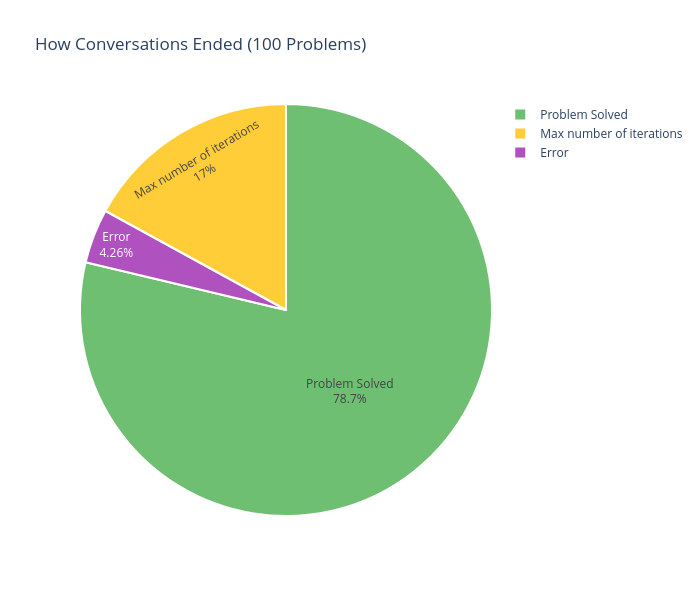

Notebook code for this chart:
### Markdown cell above
# Graph 1: Conversation End Reasons (Pie Chart)

### Code cell
import json
from collections import Counter

# Extract stop reasons from all interaction files
stop_reasons = []
stop_explanations = Counter()

for interaction_file in interaction_files:
    with open(interaction_file, 'r') as f:
        interactions = json.load(f)
    
    # Find the stop entry (should be last or near end)
    for entry in interactions:
        if isinstance(entry, dict) and "stop" in entry:
            stop_info = entry["stop"]
            
            # Determine the reason
            if "error" in stop_info:
                reason = "Error"
            elif "problem_finished" in stop_info:
                if stop_info["problem_finished"]:
                    reason = "Problem Solved"
                else:
                    explanation = stop_info.get("explanation", "Unknown")
                    reason = explanation
            else:
                reason = "Unknown"
            
            stop_reasons.append(reason)
            stop_explanations[reason] += 1

# Aggregate similar reasons
reason_counts = Counter(stop_reasons)
print("Stop Reasons Distribution:")
for reason, count in reason_counts.most_common():
    pct = (count / len(stop_reasons)) * 100
    print(f"  {reason}: {count} ({pct:.1f}%)")

# Create pie chart
colors = {
    "Problem Solved": "rgba(76, 175, 80, 0.8)",           # Green
    "Max number of iterations": "rgba(255, 193, 7, 0.8)", # Amber
    "Leakage detected": "rgba(244, 67, 54, 0.8)",         # Red
    "Student changed problem": "rgba(233, 30, 99, 0.8)",  # Pink
    "Error": "rgba(156, 39, 176, 0.8)",                   # Purple
}

fig = go.Figure(data=[
    go.Pie(
        labels=list(reason_counts.keys()),
        values=list(reason_counts.values()),
        marker=dict(
            colors=[colors.get(reason, 'rgba(158, 158, 158, 0.8)') for reason in reason_counts.keys()],
            line=dict(color='white', width=2)
        ),
        textposition='inside',
        textinfo='label+percent',
        hovertemplate='<b>%{label}</b><br>Count: %{value}<br>Percentage: %{percent}<extra></extra>'
    )
])

fig.update_layout(
    title="How Conversations Ended (100 Problems)",
    height=600,
    width=700,
    font=dict(size=12),
    showlegend=True
)

fig.show()

print(f"\nTotal problems analyzed: {len(stop_reasons)}")

### Figure 1 — Plotly figure (JSON) as saved in the notebook; plotly's stock layout.template omitted (floating-point values rounded to 4 significant figures)
{"data": [{"hovertemplate": "<b>%{label}</b><br>Count: %{value}<br>Percentage: %{percent}<extra></extra>", "labels": ["Problem Solved", "Max number of iterations", "Error"], "marker": {"colors": ["rgba(76, 175, 80, 0.8)", "rgba(255, 193, 7, 0.8)", "rgba(156, 39, 176, 0.8)"], "line": {"color": "white", "width": 2}}, "textinfo": "label+percent", "textposition": "inside", "type": "pie", "values": [37, 8, 2]}], "layout": {"font": {"size": 12}, "height": 600, "showlegend": true, "title": {"text": "How Conversations Ended (100 Problems)"}, "width": 700}}
